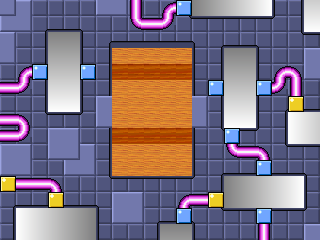

This game map was drawn from its Tiled (.tmx) file and the tilesets committed beside it. A one-line description and the full map source follow:
An orthogonal 20x15 tile map with 16x16 px tiles, 1 tile layer (bkg).

<map version="1.2" tiledversion="1.3.2" orientation="orthogonal" renderorder="right-down" compressionlevel="0" width="20" height="15" tilewidth="16" tileheight="16" infinite="0" nextlayerid="1" nextobjectid="1">
 <tileset firstgid="1" name="7_cog3d.bmp" tilewidth="16" tileheight="16" tilecount="144" columns="16">
  <image source="7_cog3d.bmp" width="256" height="144" />
 </tileset>
 <layer id="1" name="bkg" width="20" height="15">
  <data encoding="csv">
141,139,1,1,1,1,140,141,18,1,21,23,7,8,9,10,11,29,31,3,
140,141,25,32,32,28,1,1,19,17,20,26,30,30,30,30,30,27,31,2,
139,1,31,6,6,29,143,142,142,142,142,142,144,25,32,32,28,1,26,30,
141,1,31,5,5,29,31,33,33,33,33,33,29,31,6,6,29,1,1,138,
1,21,23,4,4,23,31,73,73,73,73,73,29,31,5,5,29,21,22,140,
17,20,31,3,3,29,31,33,33,33,33,33,29,23,4,4,23,20,18,1,
1,1,31,2,2,29,138,33,33,33,33,33,139,31,3,3,29,25,24,32,
17,22,26,30,30,27,140,33,33,33,33,33,141,31,2,2,29,31,12,13,
17,20,1,138,139,1,31,73,73,73,73,73,29,26,23,30,27,31,12,13,
138,139,1,140,141,139,31,33,33,33,33,33,29,1,19,17,22,26,30,30,
140,141,1,1,140,141,31,33,33,33,33,33,29,25,32,32,23,32,32,28,
24,17,17,22,1,1,26,30,30,30,30,30,27,31,7,8,9,10,11,29,
25,32,32,24,32,32,28,138,139,1,1,21,17,24,7,8,9,10,11,29,
31,12,13,14,15,16,29,140,141,25,32,23,28,26,30,30,23,30,30,27,
31,12,13,14,15,16,29,1,1,31,6,6,29,1,1,1,18,1,1,138
</data>
 </layer>
</map>
